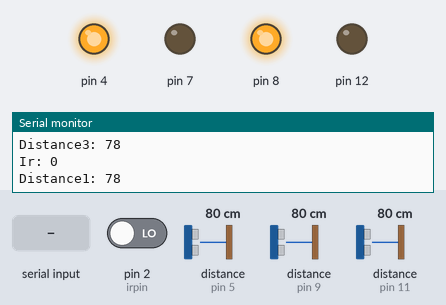
Simulated run of this sketch. Board: Arduino Uno, built with avr-gcc and run on an emulated ATmega328P. Shown: output pins drawn as LEDs (lit = HIGH), the last lines printed to the serial monitor. Wiring (inferred from the names in the program): 3 × ultrasonic range finder: trigger pin 3, echo pin 5 / trigger pin 6, echo pin 9 / trigger pin 10, echo pin 11. The inputs (shaded band) are chosen by the test bench; at power-on: distance to the obstacle (sensors on pin 9, pin 5, pin 11) 80 cm, pin 2 (irpin) LOW. The echo pulse lasts 58.3 µs per cm; pins used as bus, display or sensor lines are not drawn.

Above: at 1.2 s.
1.3 s: distance to the obstacle (sensor on pin 9) set to 24 cm
4.3 s: distance to the obstacle (sensor on pin 9) set to 19 cm
At 5.0 s:
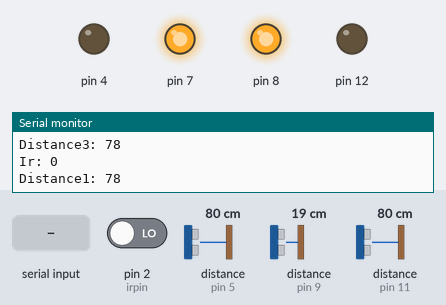
5.8 s: distance to the obstacle (sensor on pin 5) set to 24 cm
8.8 s: distance to the obstacle (sensor on pin 5) set to 19 cm
At 10.0 s:
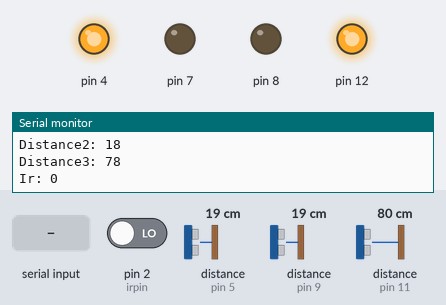
10.3 s: pin 2 (irpin) driven HIGH
At 10.9 s:
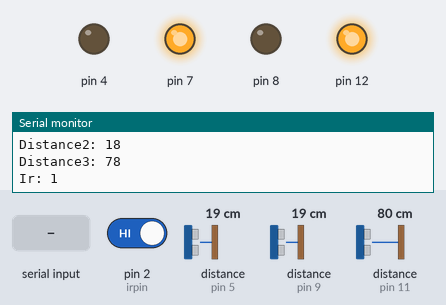
11.9 s: "P" received over Serial
At 12.55 s:
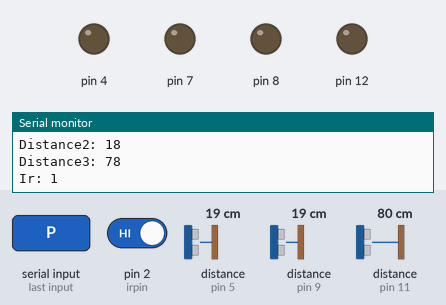
Timing chart, 0 to 14.9 s (numbered marks = the images above; inputs shaded):
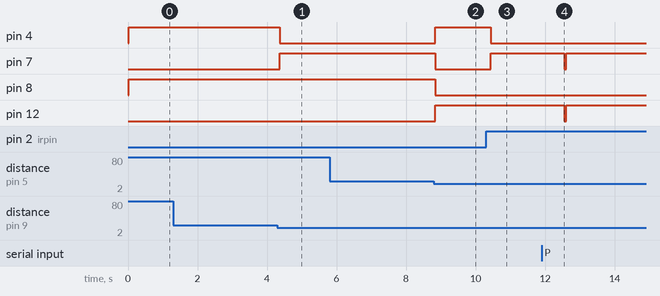

Measured:
- the behaviour switches between 22 and 21 cm on distance to the obstacle (sensor on pin 9) (found by bisection; images 0 and 1)
- the behaviour switches between 22 and 21 cm on distance to the obstacle (sensor on pin 5) (found by bisection; images 1 and 2)
- after the input at 4.3 s, pin 4: HIGH → LOW after 0.07 s; pin 7: LOW → HIGH after 0.07 s
- after the input at 8.8 s, pin 4, pin 12: LOW → HIGH at once; pin 7, pin 8: HIGH → LOW at once
- after the input at 10.3 s, pin 4: HIGH → LOW after 0.14 s; pin 7: LOW → HIGH after 0.14 s
- after the input at 11.9 s, pin 7, pin 12: HIGH → LOW after 0.65 s, → HIGH 0.06 s later

The sketch:

t1.ino
```cpp
// defining the pins
const int trigPin1 = 3;
const int echoPin1 = 5;
const int trigPin2 = 6;
const int echoPin2 = 9;
const int trigPin3 = 10;
const int echoPin3 = 11;
int irpin = 2;
int irpin2 = 13;

// defining variables
long duration1;
long duration2;
long duration3;
long distanceleft;
long distancefront;
long distanceright;
int a = 0;
bool manualMode = false;
char command = ' ';
unsigned long lastCommandTime = 0;
const unsigned long manualModeDuration = 3000; // 3 seconds

void setup() {
  pinMode(trigPin1, OUTPUT);
  pinMode(trigPin2, OUTPUT);
  pinMode(trigPin3, OUTPUT); // Sets the trigPin as an Output
  pinMode(echoPin1, INPUT); // Sets the echoPin as an Input
  pinMode(echoPin2, INPUT);
  pinMode(echoPin3, INPUT);
  pinMode(irpin, INPUT);
  pinMode(irpin2, INPUT);
  pinMode(4, OUTPUT);
  pinMode(7, OUTPUT);
  pinMode(8, OUTPUT);
  pinMode(12, OUTPUT);

  Serial.begin(9600);
}

void loop() {
  if (Serial.available() > 0) {
    command = Serial.read();
    manualMode = true;
    lastCommandTime = millis(); // Record the time of the last command
  }

  if (manualMode) {
    handleManualMode();
    // Check if 3 seconds have passed since the last command
    if (millis() - lastCommandTime >= manualModeDuration) {
      manualMode = false; // Switch to auto mode
    }
  } else {
    handleAutoMode();
  }
  delay(50);
}

void handleManualMode() {
  switch (command) {
    case 'U': // UP
      digitalWrite(4, HIGH);
      digitalWrite(7, LOW);
      digitalWrite(8, HIGH);
      digitalWrite(12, LOW);
      break;
    case 'D': // DOWN
      digitalWrite(4, LOW);
      digitalWrite(7, HIGH);
      digitalWrite(8, LOW);
      digitalWrite(12, HIGH);
      break;
    case 'L': // LEFT
      digitalWrite(4, HIGH);
      digitalWrite(7, LOW);
      digitalWrite(8, LOW);
      digitalWrite(12, HIGH);
      break;
    case 'R': // RIGHT
      digitalWrite(4, LOW);
      digitalWrite(7, HIGH);
      digitalWrite(8, HIGH);
      digitalWrite(12, LOW);
      break;
    case 'P': // PAUSE
      digitalWrite(4, LOW);
      digitalWrite(7, LOW);
      digitalWrite(8, LOW);
      digitalWrite(12, LOW);
      manualMode = false; // Resume auto mode when paused
      break;
    default:
      // Do nothing for unknown commands
      break;
  }
}

void handleAutoMode() {
  digitalWrite(trigPin1, LOW);
  delayMicroseconds(2);
  digitalWrite(trigPin1, HIGH);
  delayMicroseconds(10);
  digitalWrite(trigPin1, LOW);
  duration1 = pulseIn(echoPin1, HIGH);
  distanceleft = duration1 * 0.034 / 2;
  Serial.print("Distance1: ");
  Serial.println(distanceleft);

  digitalWrite(trigPin2, LOW);
  delayMicroseconds(2);
  digitalWrite(trigPin2, HIGH);
  delayMicroseconds(10);
  digitalWrite(trigPin2, LOW);
  duration2 = pulseIn(echoPin2, HIGH);
  distancefront = duration2 * 0.034 / 2;
  Serial.print("Distance2: ");
  Serial.println(distancefront);

  digitalWrite(trigPin3, LOW);
  delayMicroseconds(2);
  digitalWrite(trigPin3, HIGH);
  delayMicroseconds(10);
  digitalWrite(trigPin3, LOW);
  duration3 = pulseIn(echoPin3, HIGH);
  distanceright = duration3 * 0.034 / 2;
  Serial.print("Distance3: ");
  Serial.println(distanceright);

  int s = digitalRead(irpin);
  Serial.print("Ir: ");
  Serial.println(s);

  if (s == HIGH) {
    digitalWrite(4, LOW);
    digitalWrite(7, HIGH);
    digitalWrite(8, LOW);
    digitalWrite(12, HIGH);
    delay(1000);
    a = 1;
  }

  if ((a == 0) && (s == LOW) && ((distanceleft <= 20 && distancefront > 20 && distanceright <= 20) || (distanceleft > 20 && distancefront > 20 && distanceright > 20))) {
    digitalWrite(4, HIGH);
    digitalWrite(7, LOW);
    digitalWrite(8, HIGH);
    digitalWrite(12, LOW);
  }

  if ((a == 1) && (s == LOW) || (s == LOW) && ((distanceleft <= 20 && distancefront <= 20 && distanceright > 20) || (distanceleft <= 20 && distancefront <= 20 && distanceright > 20) || (distanceleft <= 20 && distancefront > 20 && distanceright > 20) || (distanceleft <= 20 && distancefront > 20 && distanceright > 20))) {
    digitalWrite(4, HIGH);
    digitalWrite(7, LOW);
    digitalWrite(8, LOW);
    digitalWrite(12, HIGH);
    delay(100);
    a = 0;
  }

  if ((s == LOW) && ((distanceleft > 20 && distancefront <= 20 && distanceright <= 20) || (distanceleft > 20 && distancefront > 20 && distanceright <= 20) || (distanceleft > 20 && distancefront <= 20 && distanceright > 20))) {
    digitalWrite(4, LOW);
    digitalWrite(7, HIGH);
    digitalWrite(8, HIGH);
    digitalWrite(12, LOW);
  }
}
```
